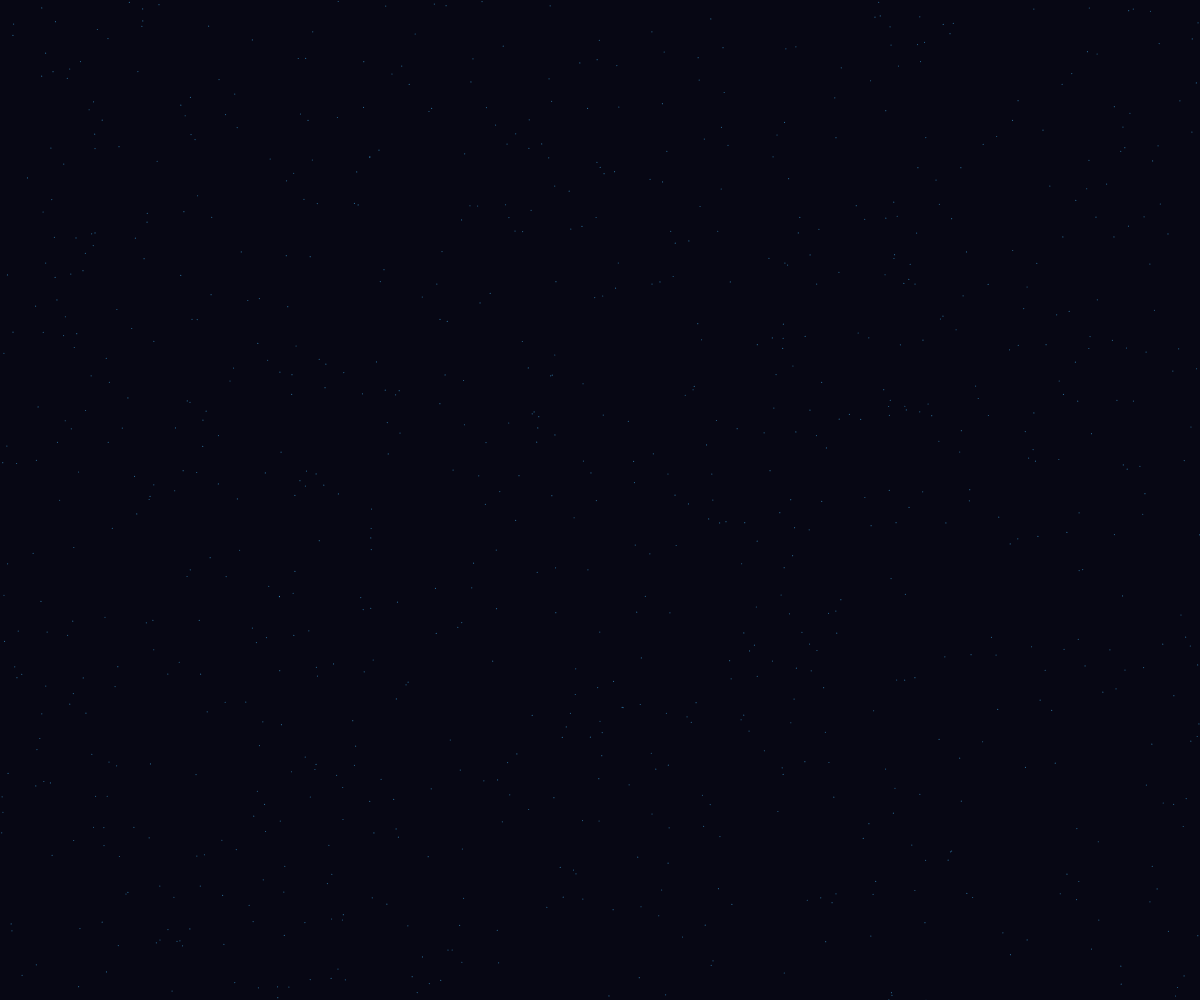
Frame 1 (no input)
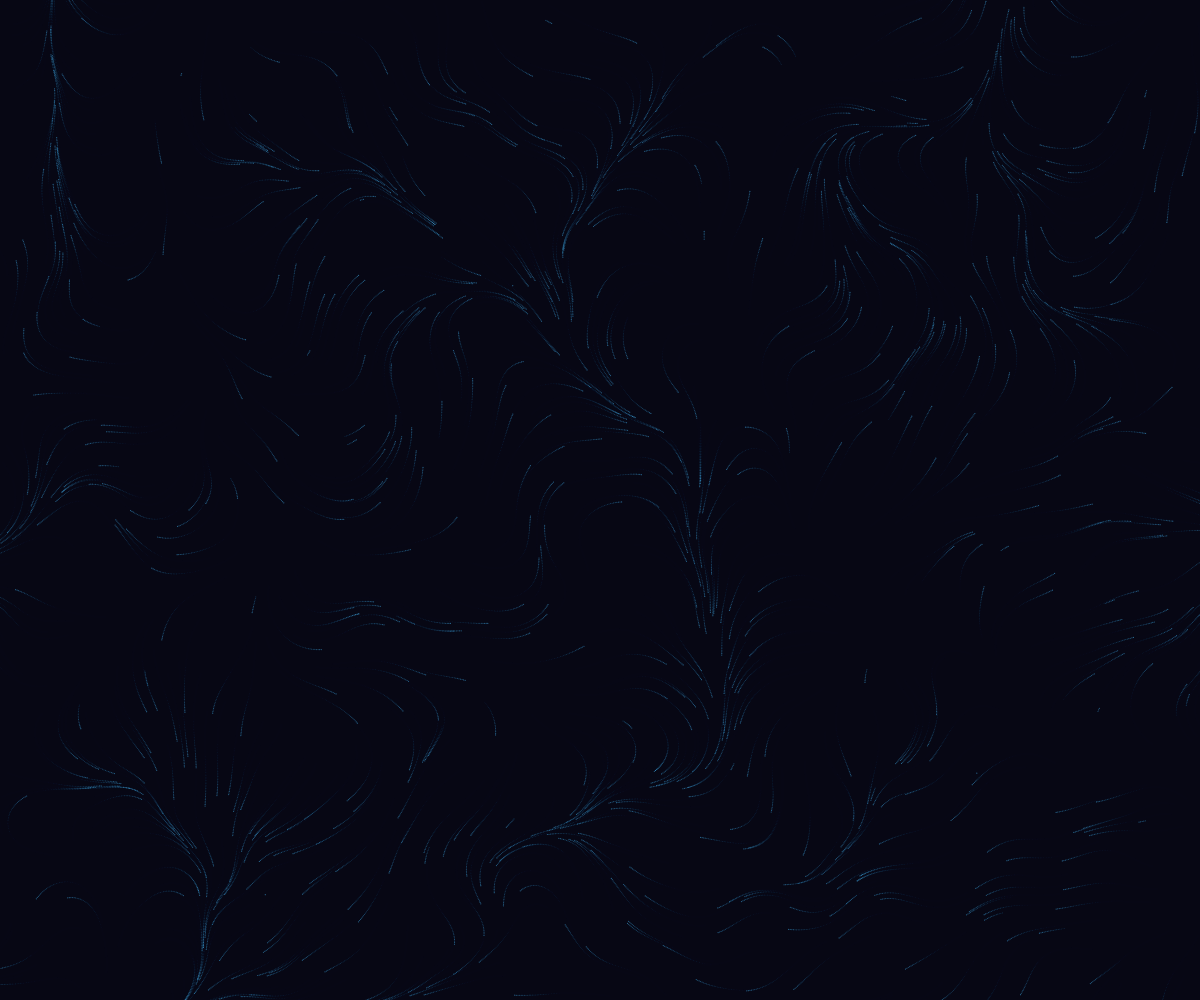
Frame 60 (no input)
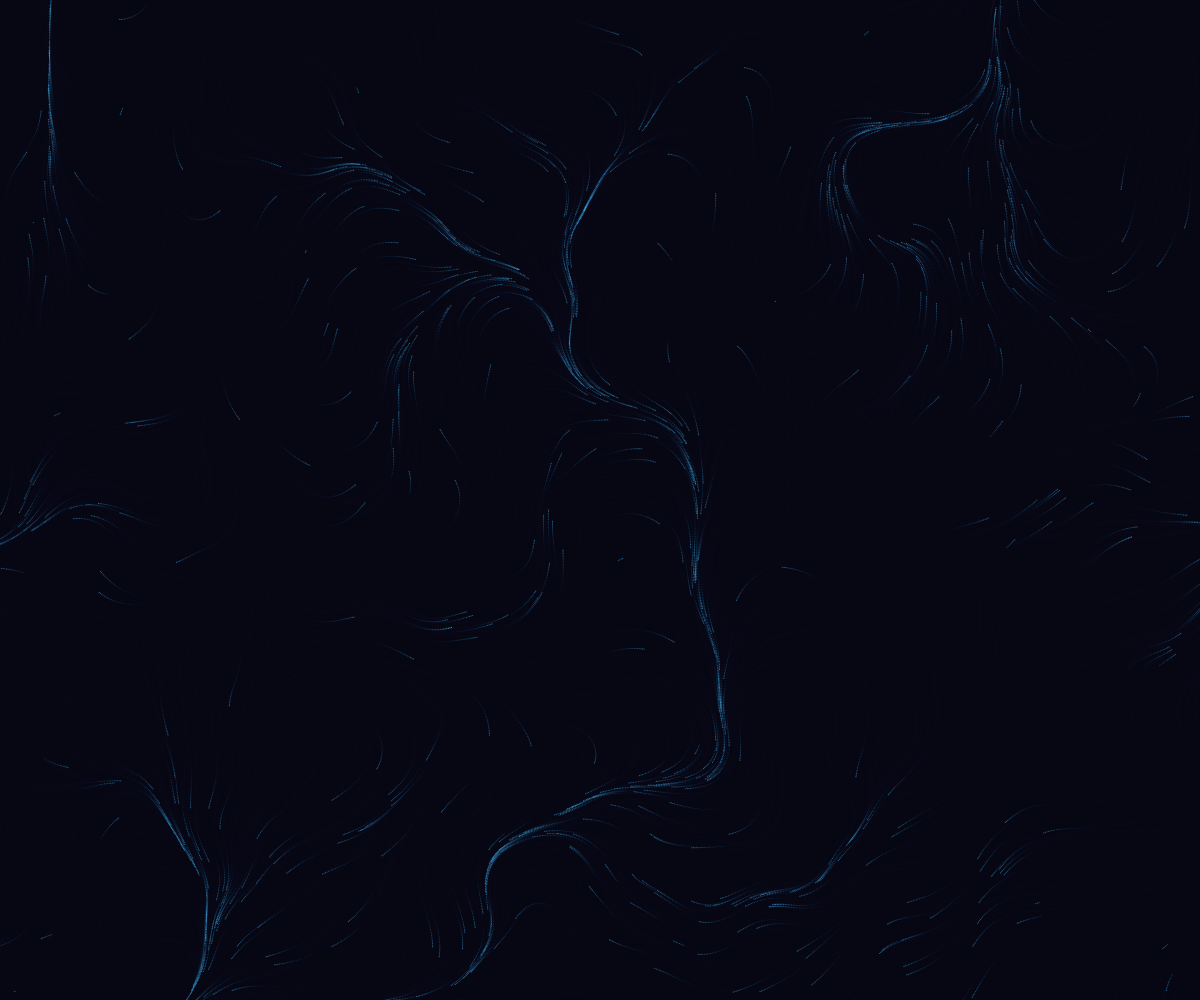
Frame 120 (the mouse pressed at the canvas centre since frame 60)

The p5.js sketch that drew these frames (run headless with seeded random() and noise() and a simulated clock; from frame 60 on, the mouse is pressed at the canvas centre):

// p5.js sketch
// ── sketch.js
// Perlin noise flow field
// Every particle follows a direction determined by noise — a math function that
// produces smooth, organic-looking randomness. The same algorithm generates
// terrain in video games, smoke in CGI, and market simulations in finance.
//
// Try tweaking these numbers while it runs:

const PARTICLE_COUNT = 900;
const NOISE_SCALE    = 0.0022;   // lower = smoother flows, higher = more chaotic
const SPEED          = 1.6;
const TRAIL_ALPHA    = 18;        // lower = longer trails
const STROKE_COLOR   = [72, 190, 255];
const STROKE_ALPHA   = 130;

let particles = [];

function setup() {
  createCanvas(windowWidth, windowHeight);
  strokeWeight(1.2);

  for (let i = 0; i < PARTICLE_COUNT; i++) {
    particles.push(createVector(random(width), random(height)));
  }

  background(8, 8, 20);
}

function draw() {
  // Semi-transparent fill creates the trailing effect
  background(8, 8, 20, TRAIL_ALPHA);

  stroke(STROKE_COLOR[0], STROKE_COLOR[1], STROKE_COLOR[2], STROKE_ALPHA);

  for (let p of particles) {
    // noise() returns a value in [0, 1] — we scale it into an angle
    const angle = noise(p.x * NOISE_SCALE, p.y * NOISE_SCALE, frameCount * 0.0007) * TWO_PI * 3;

    p.x += cos(angle) * SPEED;
    p.y += sin(angle) * SPEED;

    point(p.x, p.y);

    // Respawn off-screen particles at a random edge
    if (p.x < 0 || p.x > width || p.y < 0 || p.y > height) {
      p.set(random(width), random(height));
    }
  }
}

function windowResized() {
  resizeCanvas(windowWidth, windowHeight);
}
